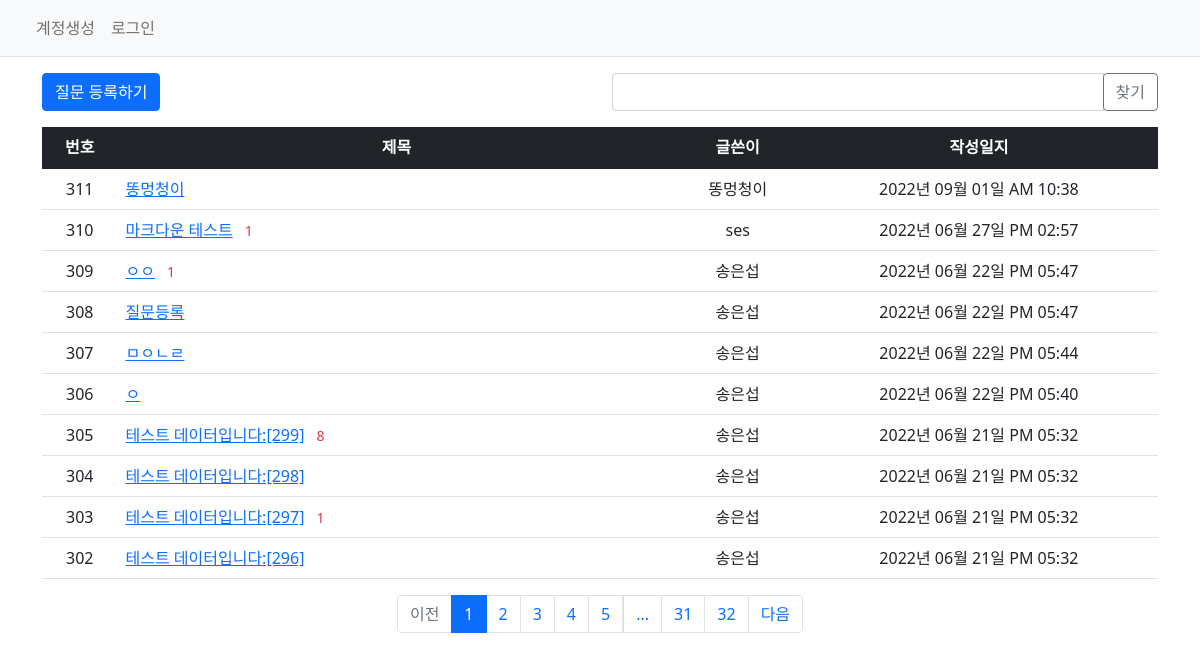
Page /question/list/ on the committed database.
### pybo/models.py (models this page shows)
class Question(db.Model):
    id = db.Column(db.Integer, primary_key=True)
    subject = db.Column(db.String(200), nullable=False)
    content = db.Column(db.Text(), nullable=False)
    create_date = db.Column(db.DateTime(), nullable=False)
    user_id = db.Column(db.Integer, db.ForeignKey('user.id', ondelete='CASCADE'), nullable=False, server_default='1')
    user = db.relationship('User', backref=db.backref('question_set'))
    modify_date = db.Column(db.DateTime(), nullable=True)
    voter = db.relationship('User', secondary=question_voter, backref=db.backref('question_voter_set'))

class User(db.Model):
    id = db.Column(db.Integer, primary_key=True)
    username = db.Column(db.String(150), unique=True, nullable=False)
    password = db.Column(db.String(200), nullable=False)
    email = db.Column(db.String(120), unique=True, nullable=False)

### pybo/views/question_views.py (the view, shortened to what this page needs)
@bp.route('/list/')
def _list():
    page = request.args.get('page', type=int, default=1) #페이지
    kw = request.args.get('kw', type=str, default='')
    question_list = Question.query.order_by(Question.create_date.desc())
    question_list = question_list.paginate(page, per_page=10) # 이것도 per_page를 버튼으로 받아오면 바꿀 수 있겠네
    return render_template('question/question_list.html', question_list = question_list, page=page, kw=kw)

### pybo/filter.py (called while the page is built)
def format_datetime(value, fmt='%Y년 %m월 %d일 %p %I:%M'):
    return value.strftime(fmt)

### pybo/views/auth_views.py (called while the page is built)
@bp.before_app_request
def load_logged_in_user():
    user_id = session.get('user_id')
    if user_id is None:
        g.user = None
    else:
        g.user = User.query.get(user_id)

### pybo/templates/question/question_list.html (shortened to what this page needs)
{% extends 'base.html' %}
{% block content %}
<div class="container my-3">
  <div class="row my-3">
    <div class="col-6">
      <a href="{{ url_for('question.create') }}" class="btn btn-primary">질문 등록하기</a>
    </div>
    <div class="col-6">
      <div class="input-group">
        <input type="text" id="search_kw" class="form-control" value="{{ kw or '' }}">
        <div class="input-group-append">
          <button type="button" class="btn btn-outline-secondary" id="btn_search">찾기</button>
        </div>
      </div>
    </div>
  </div>
  <table class="table">
    <thead>
      <tr class="text-center table-dark">
        <th>번호</th>
        <th style="width:50%">제목</th>
        <th>글쓴이</th>
        <th>작성일지</th>
      </tr>
    </thead>
    <tbody>
      {% if question_list %}
      {% for question in question_list.items %}
      <tr class="text-center">
        <td> {{ question_list.total - ((question_list.page - 1) * question_list.per_page) - loop.index0 }} </td>
        <td class="text-start">
          <a href="{{ url_for('question.detail', question_id=question.id) }}">{{ question.subject }}</a>
          {% if question.answer_set|length > 0 %}
          <span class="text-danger small mx-2">{{ question.answer_set|length }}</span>
          {% endif %}
        </td>
        <td>{{ question.user.username }}</td>
        <td>{{ question.create_date|datetime }}</td>
      </tr>
      {% endfor %}
      {% else %}
      <tr>
        <td colspan="3">질문이 없습니다.</td>
      </tr>
      {% endif %}
    </tbody>
  </table>
  <ul class="pagination justify-content-center">
    {% if question_list.has_prev %}
    <li class="page-item">
      <a class="page-link" data-page="{{ question_list.prev_num }}" href="javascript:void(0)">이전</a>
    </li>
    {% else %}
    <li class="page-item disabled">
      <a class="page-link" tabindex="-1" aria-disabled="true" href="javacript:void(0)">이전</a>
    </li>
    {% endif %}
    {% for page_num in question_list.iter_pages() %}
    {% if page_num %}
      {% if page_num != question_list.page %}
      <li class="page-item">
        <a class="page-link" data-page="{{ page_num }}" href="javascript:void(0)">{{ page_num }}</a>
      </li>
      {% else %}
      <li class="page-item active" aria-current="page">
        <a class="page-link" href="javascript:void(0)">{{ page_num }}</a>
      </li>
      {% endif %}
    {% else %}
    <li class="disabled">
      <a class="page-link" href="javascript:void(0)">...</a>
    </li>
    {% endif %}
    {% endfor %}
    {% if question_list.has_next %}
    <li class="page-item">
      <a class="page-link" data-page="{{ question_list.next_num }}" href="javascript:void(0)">다음</a>
    </li>
    {% else %}
    <li class="page-item disabled">
      <a class="page-link" tabindex="-1" aria-disabled="true" href="javacript:void(0)">다음</a>
    </li>
    {% endif %}
  </ul>
</div>
{% endblock %}

### rows in the picture
Question: total "311", subject "똥멍청이", user.username "똥멍청이", create_date "2022년 09월 01일 AM 10:38"
Question: total "310", subject "마크다운 테스트", answer_set|length "1", user.username "ses", create_date "2022년 06월 27일 PM 02:57"
Question: total "309", subject "ㅇㅇ", answer_set|length "1", user.username "송은섭", create_date "2022년 06월 22일 PM 05:47"
Question: total "308", subject "질문등록", user.username "송은섭", create_date "2022년 06월 22일 PM 05:47"
Question: total "307", subject "ㅁㅇㄴㄹ", user.username "송은섭", create_date "2022년 06월 22일 PM 05:44"
Question: total "306", subject "ㅇ", user.username "송은섭", create_date "2022년 06월 22일 PM 05:40"
Question: total "305", subject "테스트 데이터입니다:[299]", answer_set|length "8", user.username "송은섭", create_date "2022년 06월 21일 PM 05:32"
Question: total "304", subject "테스트 데이터입니다:[298]", user.username "송은섭", create_date "2022년 06월 21일 PM 05:32"
Question: total "303", subject "테스트 데이터입니다:[297]", answer_set|length "1", user.username "송은섭", create_date "2022년 06월 21일 PM 05:32"
Question: total "302", subject "테스트 데이터입니다:[296]", user.username "송은섭", create_date "2022년 06월 21일 PM 05:32"

### other values in the picture
{{ page_num }} "1"
{{ page_num }} "2" "3" "4" "5" "31" "32"
